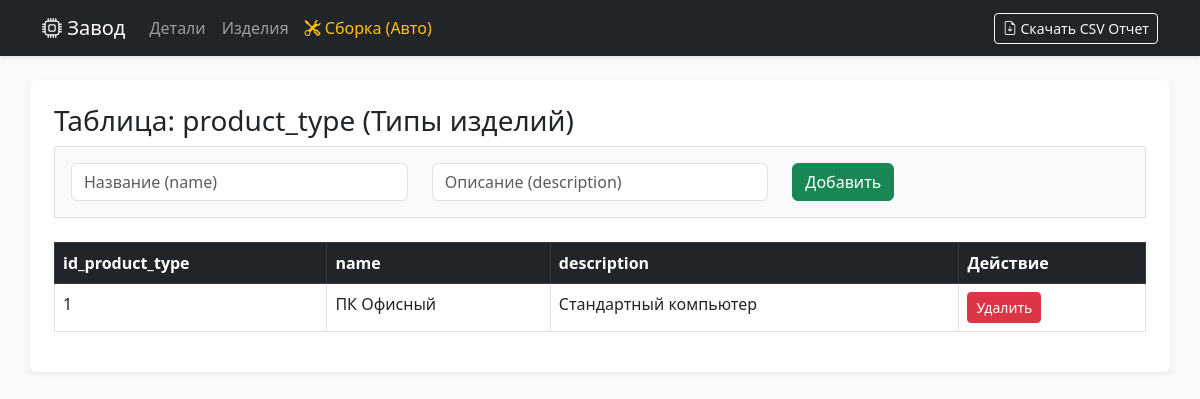
/products, run on an earlier commit of the app's database.
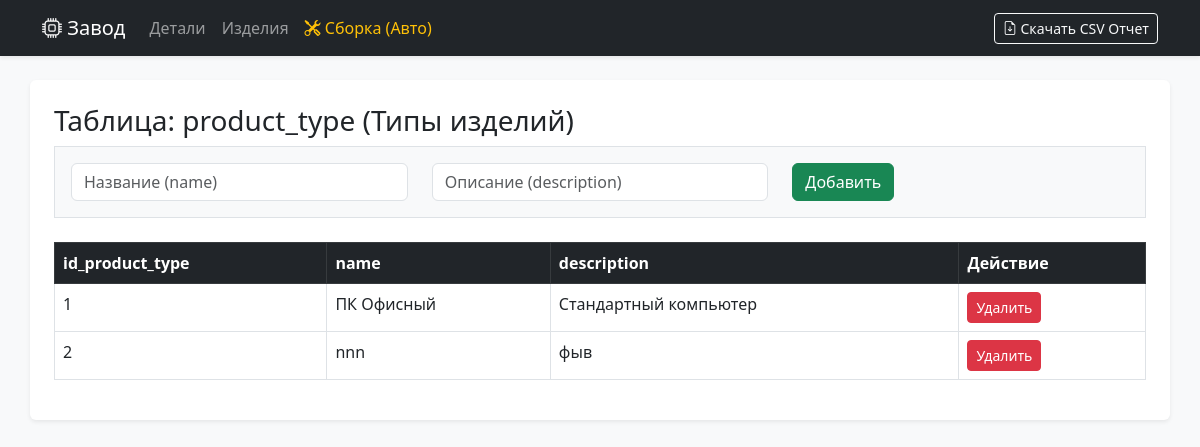
And on a later commit of the database.
### tables this page shows
CREATE TABLE product_type (
        id_product_type INTEGER PRIMARY KEY AUTOINCREMENT,
        name TEXT NOT NULL,
        description TEXT
    );

### app.py (the view)
@app.route('/products', methods=['GET', 'POST'])
def products():
    conn = get_db_connection()
    if request.method == 'POST':
        conn.execute('INSERT INTO product_type (name, description) VALUES (?, ?)', (request.form['name'], request.form['description']))
        conn.commit()
        flash('Новое изделие успешно добавлено!', 'success')
        return redirect(url_for('products'))
    data = conn.execute('SELECT * FROM product_type').fetchall()
    conn.close()
    return render_template('products.html', data=data)

### app.py (called while the page is built)
def get_db_connection():
    conn = sqlite3.connect('database.db')
    conn.row_factory = sqlite3.Row
    return conn

### templates/products.html
{% extends 'base.html' %}
{% block content %}
<h3>Таблица: product_type (Типы изделий)</h3>
<form method="POST" class="mb-4 bg-light p-3 border">
    <div class="row">
        <div class="col"><input type="text" name="name" class="form-control" placeholder="Название (name)" required></div>
        <div class="col"><input type="text" name="description" class="form-control" placeholder="Описание (description)"></div>
        <div class="col"><button type="submit" class="btn btn-success">Добавить</button></div>
    </div>
</form>
<table class="table table-bordered">
    <thead class="table-dark"><tr><th>id_product_type</th><th>name</th><th>description</th><th>Действие</th></tr></thead>
    <tbody>
        {% for row in data %}
        <tr><td>{{ row.id_product_type }}</td><td>{{ row.name }}</td><td>{{ row.description }}</td>
        <td><a href="/delete_product/{{ row.id_product_type }}" class="btn btn-sm btn-danger">Удалить</a></td></tr>
        {% endfor %}
    </tbody>
</table>
{% endblock %}

What changed in the data, as far as the page shows it:
added product_type: id_product_type "2", name "nnn", description "фыв"
